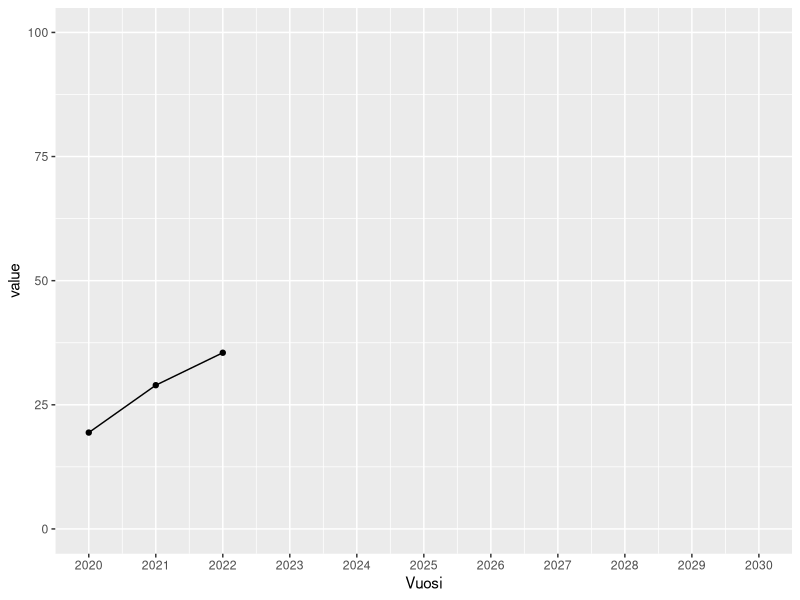
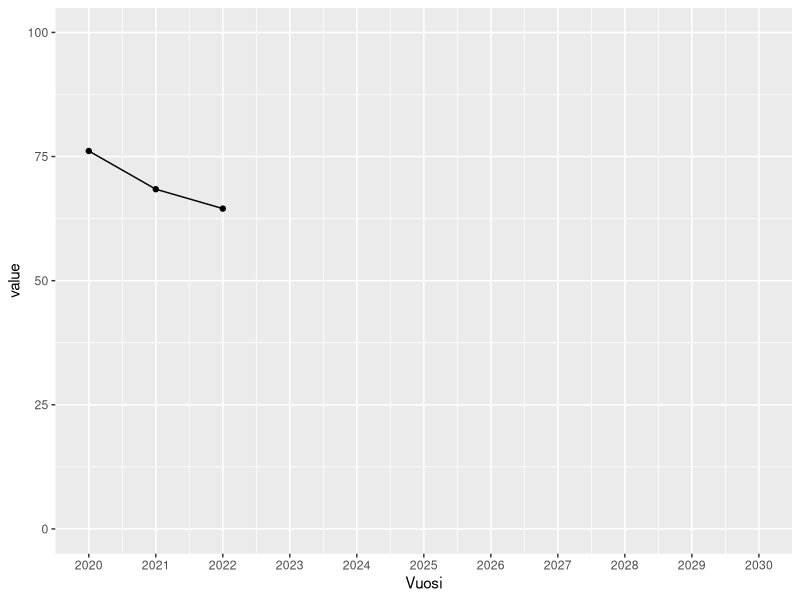
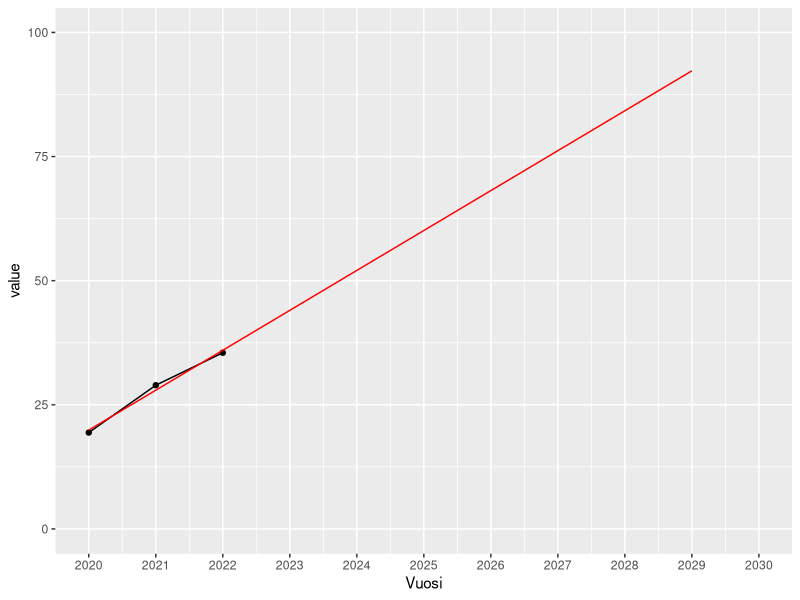
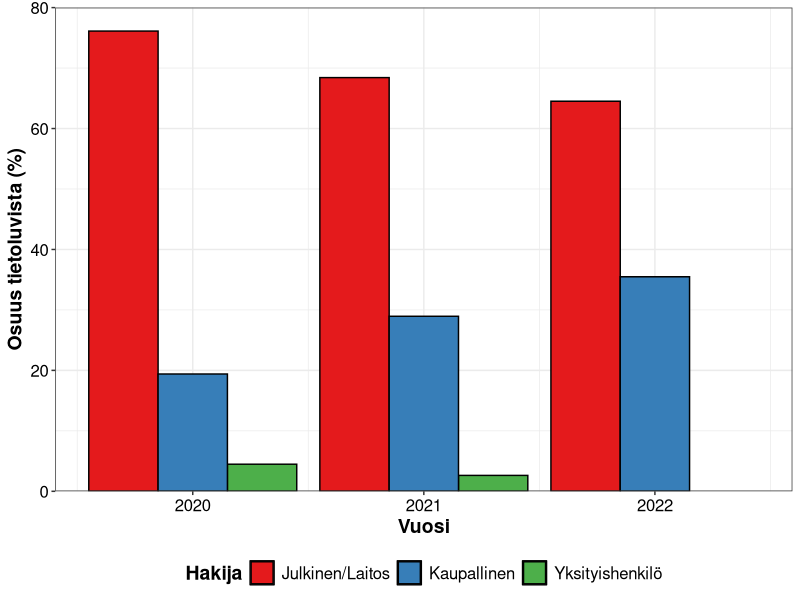
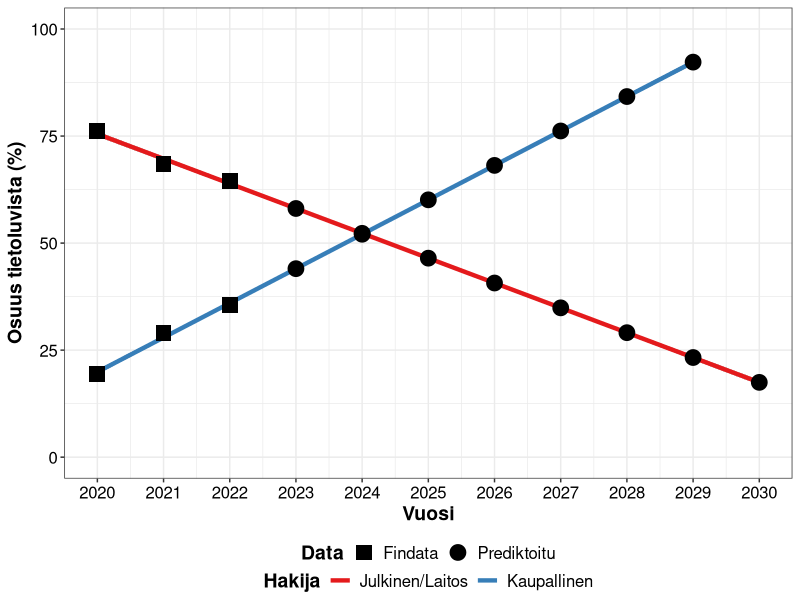
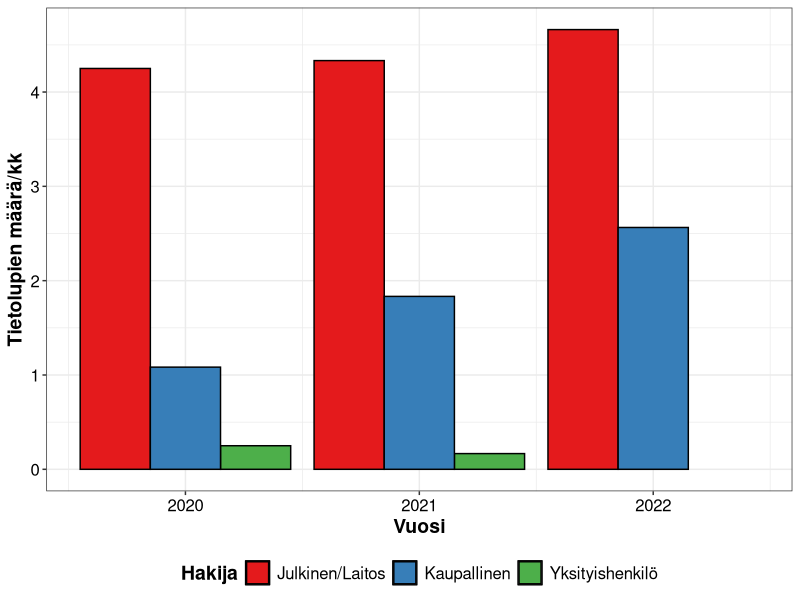

The R script that drew these images, in order:
# Title: Classify the affiliation of Findata applicants
# Date: 08/2022
# Author: Oscar Brück


# Load libraries
library(tidyverse)
library(readxl)
library(reshape2)



# Read data
setwd("/Users/oscarbruck/OneDrive - University of Helsinki/Tutkimus/Projekteja/Findata/")
## Data has been manually calculated from https://findata.fi/luvat/myonnetyt-luvat/
df <- readxl::read_xlsx("./data/findata_tietoluvat.xlsx")


# Modify data
## Wide to long
df1 <- melt(df, id.vars = c("Vuosi", "Kuukausia", "Tietoluvat"))
df1 <- df1 %>% 
  dplyr::mutate(
    ## Proportion per month
                value_mo = ifelse(value == 0, 0, value/Kuukausia),
                ## Proportion per Tietoluvat
                value = ifelse(value == 0, 0, value*100/Tietoluvat),
                ## Source
                variable = factor(variable, levels=c("Julkinen/Laitos", "Kaupallinen", "Yksityishenkilö"))) %>%
  dplyr::rename(Hakija = variable)


#########################################################################################################################################################
######################################### HAKIJA/TIETOLUVAT #############################################################################################
#########################################################################################################################################################


# Plot
png("./results/findata_tietoluvat1.png", width = 6, height = 5, res = 300, units = "in")
ggplot() +
  geom_bar(data = df1, aes(x = Vuosi, y = value, fill = Hakija), stat = "identity", color="black", position=position_dodge()) +
  # geom_bar(data = df1, aes(x = Vuosi, y = value, fill = Hakija), stat = "identity", color="black", position="fill") +
  labs(y="Osuus tietoluvista (%)") +
  scale_y_continuous(limits = c(0,80), expand = c(0, 0)) +
  scale_fill_brewer(palette="Set1") +
  theme_bw() +
  theme(axis.text.x = element_text(size=12, colour = "black"),
        axis.text.y = element_text(size=12, colour = "black"),
        axis.title.y = element_text(size=14, face="bold", colour = "black"),
        axis.title.x = element_text(size=14, face="bold", colour = "black"),
        legend.title = element_text(size=14, face="bold", colour = "black"),
        legend.text = element_text(size=12, colour = "black"),
        legend.key = element_rect(color="black"),
        legend.position = "bottom")
dev.off()



#########################################################################################################################################################
############################################ HAKIJA %/VUOSI LINEAARINEN REGRESSIO  ######################################################################
#########################################################################################################################################################


# Fit a linear regression
df1_oy <- df1 %>%
  dplyr::filter(Hakija == "Kaupallinen")
df1_oy$pred1 <- predict(lm(value ~ Vuosi, data=df1_oy))
df1_js <- df1 %>%
  dplyr::filter(Hakija == "Julkinen/Laitos")
df1_js$pred1 <- predict(lm(value ~ Vuosi, data=df1_js))


# Plot
## Kaupallinen
p_oy <- ggplot(df1_oy, aes(x = Vuosi, y=value)) +
  geom_line() +
  geom_point() +
  scale_x_continuous(limits = c(2020,2030), breaks = c(2020:2030)) +
  scale_y_continuous(limits = c(0,100))
print(p_oy)
## Julkinen/Laitos
p_js <- ggplot(df1_js, aes(x = Vuosi, y=value)) +
  geom_line() +
  geom_point() +
  scale_x_continuous(limits = c(2020,2030), breaks = c(2020:2030)) +
  scale_y_continuous(limits = c(0,100))
print(p_js)



# Extrapolate
## Kaupallinen
pred_oy <- data.frame(Vuosi=2020:2030, Hakija="Kaupallinen")
pred_oy$value <- predict(lm(value ~ Vuosi, data=df1_oy), newdata=pred_oy)
p_oy + geom_line(color="red", data=pred_oy)

## Julkinen/Laitos
pred_js <- data.frame(Vuosi=2020:2030, Hakija="Julkinen/Laitos")
pred_js$value <- predict(lm(value ~ Vuosi, data=df1_js), newdata=pred_js)




# Combine
pred <- rbind(pred_js, pred_oy)
# Replace predicted values (years 2020-2022) by the true values
pred1 <- pred %>%
  dplyr::filter(Vuosi > 2022) %>%
  dplyr::mutate(Data="Prediktoitu") %>%
  dplyr::full_join(df1 %>% dplyr::select(Vuosi, Hakija, value) %>% dplyr::filter(Hakija %in% c("Julkinen/Laitos", "Kaupallinen")) %>% dplyr::mutate(Data="Findata"))


# Plot
png("./results/findata_tietoluvat2.png", width = 6, height = 5, res = 300, units = "in")
ggplot(pred1, aes(x = Vuosi, y=value)) +
  geom_smooth(method = "lm", size = 1.5, aes(color=Hakija)) +
  geom_point(size = 5, aes(shape = Data)) +
  labs(y="Osuus tietoluvista (%)") +
  scale_x_continuous(limits = c(2020, 2030), breaks = c(2020:2030)) +
  scale_y_continuous(limits = c(0, 100)) +
  scale_color_brewer(palette="Set1") +
  scale_shape_manual(values = c(15, 19)) +
  theme_bw() +
  theme(axis.text.x = element_text(size=12, colour = "black"),
        axis.text.y = element_text(size=12, colour = "black"),
        axis.title.y = element_text(size=14, face="bold", colour = "black"),
        axis.title.x = element_text(size=14, face="bold", colour = "black"),
        legend.title = element_text(size=14, face="bold", colour = "black"),
        legend.text = element_text(size=12, colour = "black"),
        legend.box = "vertical",
        legend.position = "bottom",
        legend.margin = margin(),
        legend.spacing.y = unit(0.1, "cm")) +
  guides(color=guide_legend(override.aes=list(fill=NA)))
dev.off()



#########################################################################################################################################################
############################################ HAKIJA %/VUOSI BARPLOT #####################################################################################
#########################################################################################################################################################



# Plot
png("./results/findata_tietoluvat3.png", width = 6, height = 5, res = 300, units = "in")
ggplot() +
  geom_bar(data = df1, aes(x = Vuosi, y = value_mo, fill = Hakija), stat = "identity", color="black", position=position_dodge()) +
  # geom_bar(data = df1, aes(x = Vuosi, y = value_mo, fill = Hakija), stat="identity", color = "black") +
  scale_fill_brewer(palette="Set1") +
  labs(y="Tietolupien määrä/kk") +
  theme_bw() +
  theme(axis.text.x = element_text(size=12, colour = "black"),
        axis.text.y = element_text(size=12, colour = "black"),
        axis.title.y = element_text(size=14, face="bold", colour = "black"),
        axis.title.x = element_text(size=14, face="bold", colour = "black"),
        legend.title = element_text(size=14, face="bold", colour = "black"),
        legend.text = element_text(size=12, colour = "black"),
        legend.key = element_rect(color="black"),
        legend.position = "bottom")
dev.off()